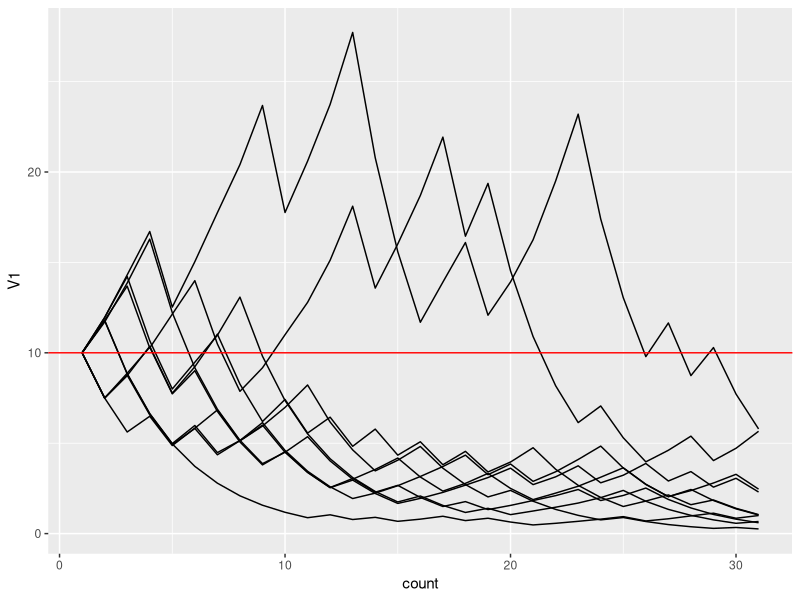
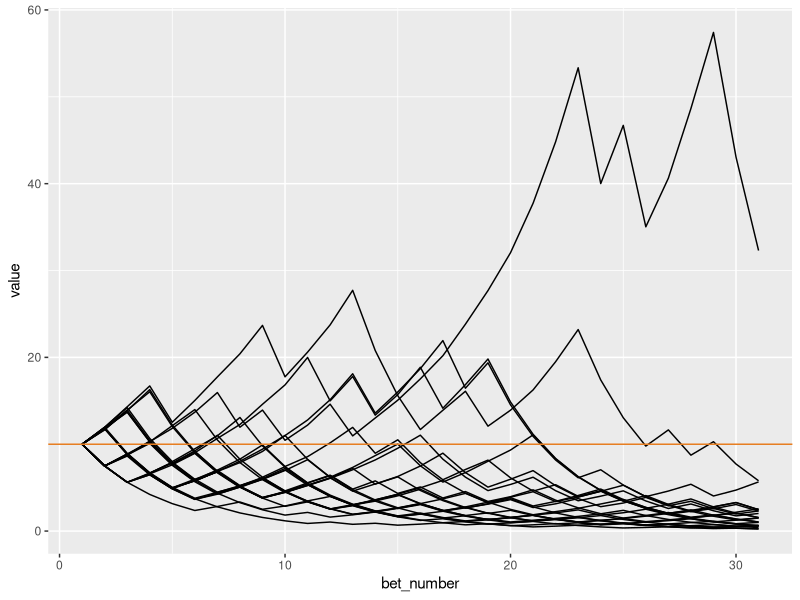

These figures' R source, in order: (Note: this script raises an error after producing the figures.)
# Load in relevant packages
library(tidyverse)
library(reshape2)

# Define the function
simulator <- function(starting_bank = 10, 
                      n_bet = 20, 
                      stake_proportion = 0.25, 
                      odds_range = c(1.6, 1.8), 
                      win_perc = 50){
  # Loop through n_bet and simulate the result
  bank = starting_bank;
  bank_tracker = c(bank)
  
  for(i in 1:n_bet) {
    # Pick a random odd between the range defined
    odds <- sample(seq(odds_range[1], odds_range[2], 0.01), 1)
    chance <- sample(1:100, 1)
    
    # Did they win that particular bet? 
    if(chance <= win_perc){
      bank = round((bank * (1 - stake_proportion)) + (bank * stake_proportion * odds), 2)
      stake <- bank * stake_proportion
      winnings <- (bank * stake_proportion * odds)
      print(paste("Won bet ", i, ": ", bank, sep = "" ))
    } else {
      bank = round(bank * (1 - stake_proportion), 2)
      print(paste("Lost bet ", i, ": ", bank, sep = "" ))
    }
    bank_tracker = c(bank_tracker,  bank)
  }
  invisible(bank_tracker)
}

# Test the function 
set.seed(100)
simulator()


# Set up multiple trials 
perms <- 30
trials <- 25
results_frame <- matrix(ncol = trials, nrow = (perms + 1))

set.seed(100)
for(i in 1:trials){
  results <- unlist(simulator(n_bet = 30))
  results_frame[,i] <- results
}
results_frame

new_results <- as.data.frame(results_frame)
new_results[,"count"] <- seq(1:(perms+1))

ggplot(data = new_results, aes(x=count)) + 
  geom_line(aes(y=V1)) + 
  geom_line(aes(y=V2)) + 
  geom_line(aes(y=V3)) + 
  geom_line(aes(y=V4)) + 
  geom_line(aes(y=V5)) + 
  geom_line(aes(y=V6)) + 
  geom_line(aes(y=V7)) + 
  geom_line(aes(y=V8)) + 
  geom_line(aes(y=V9)) + 
  geom_line(aes(y=V10)) + 
  geom_hline(yintercept = 10, colour = "red") # Plot the starting bank

# Reshape and then plot the data
new_results %>% rename(bet_number = count) %>% 
  tidyr::gather(perm, value, -bet_number) %>%
  ggplot(aes(x = bet_number, y = value, group = perm)) + 
    geom_line() + 
    geom_hline(yintercept = 10, colour = '#e67e22')

profitable <- long_results %>% filter(count == 31) %>% mutate(profit = value > 25) %>% filter(profit == TRUE) %>% select(variable)
test_results <- long_results %>% mutate(profit = variable %in% profitable$variable)

ggplot(data = test_results) + geom_line(aes(x=count, y=value, group=variable, colour=profit))

outcomes <- c("Win", "Lose")
sample(outcomes, replace = TRUE, prob = c(.7, .3), size = 25)

probability_matrix = data.frame(EVENT = c("Win", "Lose"), PROBABILITY = c(.7,.3), PAYOUT = c(1.5, 0))
simulate <- rmultinom(prob = probability_matrix$PROBABILITY, n = 1000, size = 10)*probability_matrix$PAYOUT
table(apply(simulate, sum, MARGIN = 2) > 10)
hist(simulate[1,])
